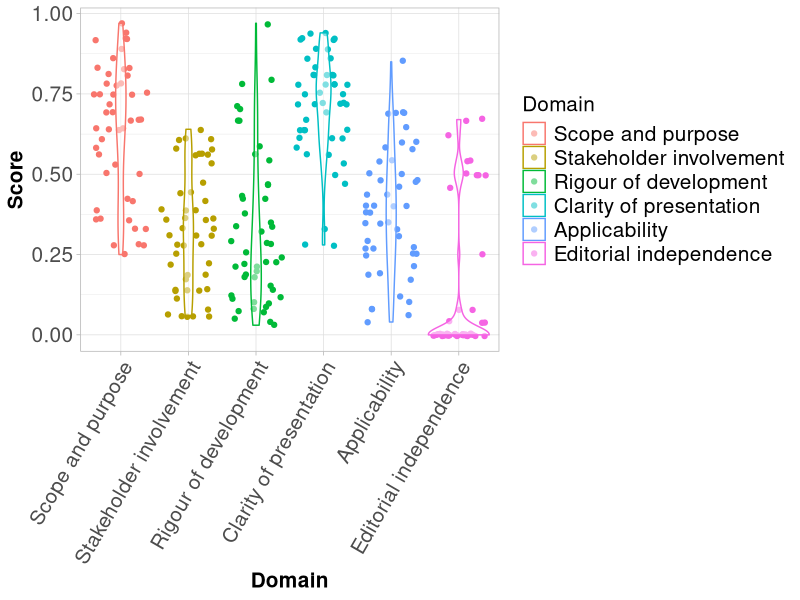
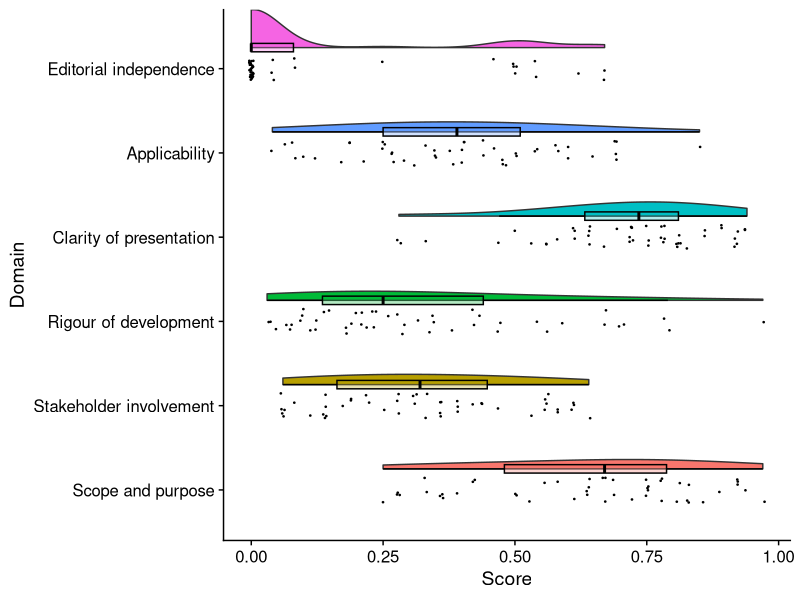
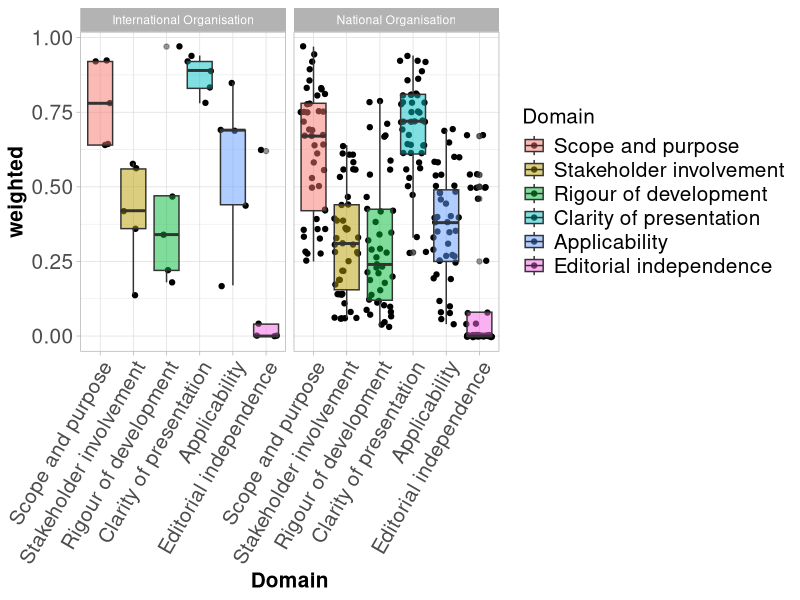

Source code (R) for these figures, in order:
## ---- chunk 1
library(tidyverse)
library(cowplot)
library(grid)
geom_flat_violin <- function(mapping = NULL, data = NULL, stat = "ydensity",
                             position = "dodge", trim = TRUE, scale = "area",
                             show.legend = NA, inherit.aes = TRUE, ...) {
  layer(
    data = data,
    mapping = mapping,
    stat = stat,
    geom = GeomFlatViolin,
    position = position,
    show.legend = show.legend,
    inherit.aes = inherit.aes,
    params = list(
      trim = trim,
      scale = scale,
      ...
    )
  )
}

GeomFlatViolin <-
  ggproto("GeomFlatViolin", Geom,
    setup_data = function(data, params) {
      data$width <- data$width %||%
        params$width %||% (resolution(data$x, FALSE) * 0.9)

      # ymin, ymax, xmin, and xmax define the bounding rectangle for each group
      data %>%
        group_by(group) %>%
        mutate(
          ymin = min(y),
          ymax = max(y),
          xmin = x,
          xmax = x + width / 2
        )
    },

    draw_group = function(data, panel_scales, coord) {
      # Find the points for the line to go all the way around
      data <- transform(data,
        xminv = x,
        xmaxv = x + violinwidth * (xmax - x)
      )

      # Make sure it's sorted properly to draw the outline
      newdata <- rbind(
        plyr::arrange(transform(data, x = xminv), y),
        plyr::arrange(transform(data, x = xmaxv), -y)
      )

      # Close the polygon: set first and last point the same
      # Needed for coord_polar and such
      newdata <- rbind(newdata, newdata[1, ])

      ggplot2:::ggname("geom_flat_violin", GeomPolygon$draw_panel(newdata, panel_scales, coord))
    },

    draw_key = draw_key_polygon,

    default_aes = aes(
      weight = 1, colour = "grey20", fill = "white", size = 0.5,
      alpha = NA, linetype = "solid"
    ),

    required_aes = c("x", "y")
  )


## ---- chunk 2
#setwd('../data')
raw_data<-read_csv('../data/Domain scores for R 21.04.2021.csv')

#make the column names more R friendly
names(raw_data)<-c('Guideline_ID','Domain','Scorer_1','Scorer_2','Issuing_organisation')

issueing_orgs<-select(raw_data,Guideline_ID,Issuing_organisation) %>% distinct()
#remove NA rows
raw_data<-filter(raw_data,!is.na(Guideline_ID))

#lets call the domains something meaningful

raw_data<- raw_data %>% 
  mutate(Domain = case_when(
    Domain == '1' ~ 'Scope and purpose',
    Domain == '2' ~ 'Stakeholder involvement',
    Domain == '3' ~ 'Rigour of development',
    Domain == '4' ~ 'Clarity of presentation',
    Domain == '5' ~ 'Applicability',
    Domain == '6' ~ 'Editorial independence'
  ))

#now we convert to a weighted score according to the instructions of the AGREE authors
raw_data<-raw_data %>% group_by(Guideline_ID,Domain) %>% summarise(R1 = sum(Scorer_1), R2=sum(Scorer_2))

raw_data$consensus<-(raw_data$R1 + raw_data$R2)

max_scores<-read_csv('../data/max_scores.csv')

raw_data<-left_join(raw_data,max_scores,by=c("Domain"="Domain"))

raw_data$min<-(raw_data$one_reviewer/7)*2
raw_data$weighted<-(raw_data$consensus - raw_data$min)/(raw_data$two_reviewers - raw_data$min)

raw_data$weighted<-round(raw_data$weighted,2)

#add the issuing org back in
raw_data<-left_join(raw_data,issueing_orgs,by=c("Guideline_ID"="Guideline_ID"))
## ---- chunk 3

raw_data$Domain<-factor(raw_data$Domain,levels = c('Scope and purpose','Stakeholder involvement','Rigour of development','Clarity of presentation','Applicability','Editorial independence'))

ggplot(raw_data) +
  aes(x=Domain,y=weighted,colour=Domain) +
  geom_jitter() + 
  geom_violin(size=0.5, alpha=0.5) +
  ylab('Score')+xlab('Domain') +    theme_light()+
  theme(axis.text.x = element_text(angle = 60, size=15,hjust = 1)) +
  theme(legend.title = element_text(size =15), legend.text = element_text(size = 15))+
  theme(axis.text=element_text(size=15), axis.title=element_text(size=15,face="bold"))

# @Izzy/Melina - our plots look a little different for Domains 2+3 - one of use has made a mistake - can you check please?
## ---- chunk 4
ggplot(raw_data,aes(x=Domain,y=weighted, fill = Domain))+
  geom_flat_violin(position = position_nudge(x = .25, y = 0),adjust =2)+
  geom_point(position = position_jitter(width = .15), size = .25)+
  geom_boxplot(aes(x = as.numeric(Domain)+0.25, y = weighted),outlier.shape = NA, alpha = 0.3, width = .1, colour = "BLACK") +
  ylab('Score')+xlab('Domain')+coord_flip()+theme_cowplot()+guides(fill = FALSE, colour = FALSE)
## ---- chunk 5
raw_data<- raw_data %>% 
  mutate(Issuing_organisation = case_when(
    Issuing_organisation == '1' ~ 'International Organisation',
    Issuing_organisation == '2' ~ 'National Organisation'
  ))
raw_data$Domain<-factor(raw_data$Domain,levels = c('Scope and purpose','Stakeholder involvement','Rigour of development','Clarity of presentation','Applicability','Editorial independence'))
ggplot(raw_data) +
  aes(x=Domain,y=weighted, fill=Domain) +
  geom_jitter() + 
  geom_boxplot(size=0.5, alpha=0.5) + theme_light()+
  theme(axis.text.x = element_text(angle = 60, size=15,hjust = 1)) +
  theme(legend.title = element_text(size =15), legend.text = element_text(size = 15))+
  theme(axis.text=element_text(size=15), axis.title=element_text(size=15,face="bold")) +
  facet_wrap(~Issuing_organisation)
## ---- chunk 6
agree_scores <- raw_data %>% group_by(Domain) %>% summarise(q1=quantile(weighted,probs=c(0.25)), q2=quantile(weighted,probs=c(0.5)), q3=quantile(weighted,probs=c(0.75)))
agree_scores
